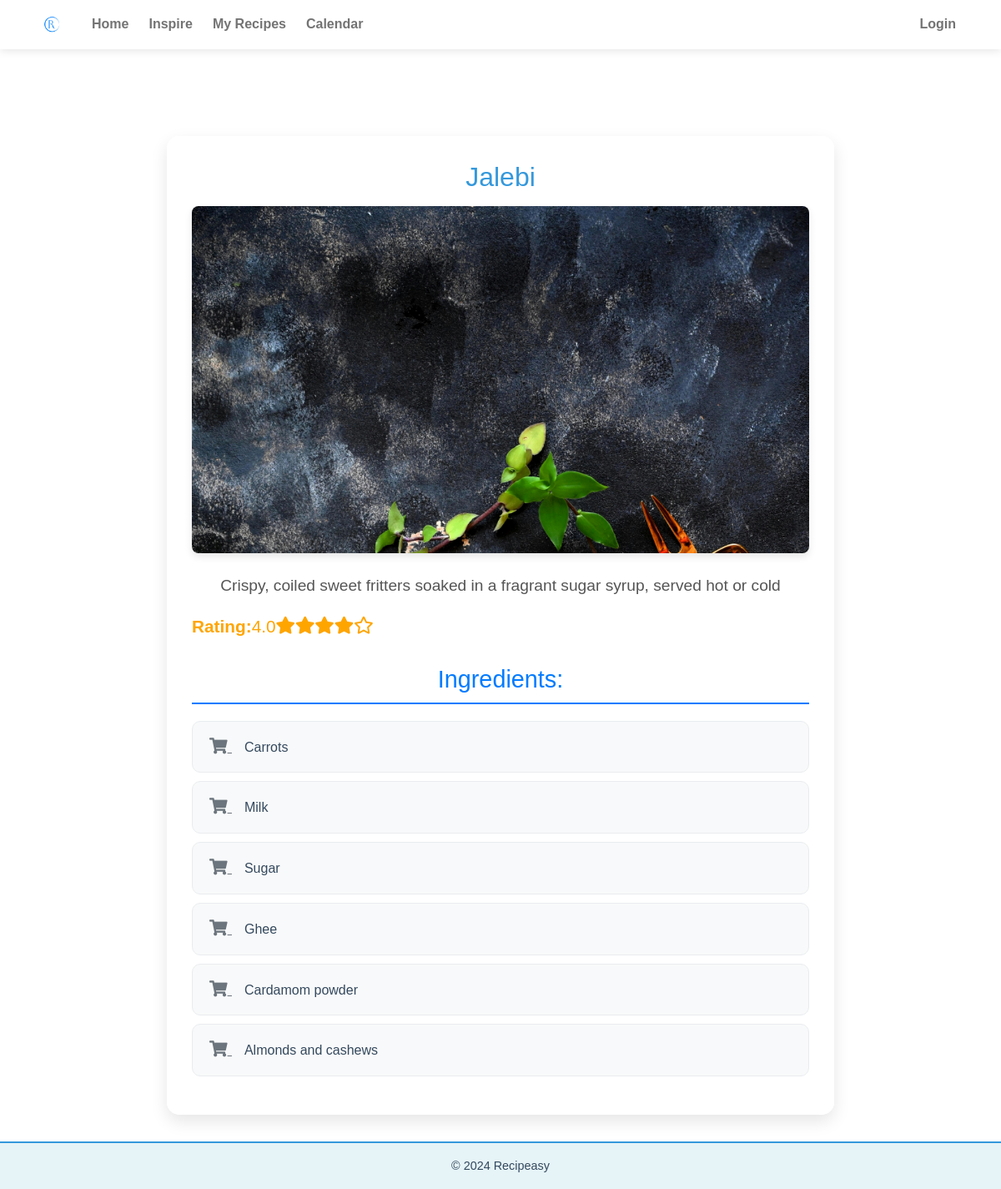
The page /recipe/9/ on the database its author committed.
### recipes/models.py (models this page shows, shortened)
class Recipe(models.Model):
    name = models.CharField(max_length=200)
    description = models.TextField()
    image = models.ImageField(upload_to='recipes/')
    date = models.DateField(null=True, blank=True)
    rating = models.DecimalField(
        max_digits=2,
        decimal_places=1,
        default=1.0,
        validators=[
            MinValueValidator(1.0, message="Rating must be at least 1."),
            MaxValueValidator(5.0, message="Rating cannot exceed 5.")
        ]
    )
    is_inspiring = models.BooleanField(default=True)
    ingredients = models.TextField()

### recipes/views.py (the view)
# urls.py: path('recipe/<int:pk>/', views.recipe_detail, name='recipe_detail'),
def recipe_detail(request, pk):
    recipe = get_object_or_404(Recipe, pk=pk)
    ingredients = [ingredient.strip() for ingredient in recipe.ingredients.replace('\n', ',').split(',') if ingredient.strip()]
    print(f"Rating for {recipe.name}: {recipe.rating}")  # Check if the rating is available
    return render(request, 'recipe_detail.html', {'recipe': recipe, 'ingredients': ingredients})

### recipes/templates/recipe_detail.html (shortened to what this page needs)
{% extends "base.html" %}
{% block content %}
    <div class="container mt-5 recipe-detail">
        <h1 class="recipe-title text-center">{{ recipe.name }}</h1>
        <div class="recipe-detail-image-container mb-4 text-center">
            <img src="{{ recipe.image.url }}" alt="{{ recipe.name }}" class="img-fluid rounded shadow">
        </div>
        <p class="recipe-description text-center">{{ recipe.description }}</p>
        <p class="recipe-rating text-center">
            <strong>Rating:</strong> {{ recipe.rating }}
            {% with ''|center:5 as range %}
                {% for _ in range %}
                    {% if forloop.counter <= recipe.rating %}
                        <i class="fas fa-star"></i>
                    {% elif forloop.counter <= recipe.rating|add:"0.5" %}
                        <i class="fas fa-star-half-alt"></i>
                    {% else %}
                        <i class="far fa-star"></i>
                    {% endif %}
                {% endfor %}
            {% endwith %}
        </p>
        <h2 class="ingredients-heading">Ingredients:</h2>
        <ul class="ingredient-list">
            {% for ingredient in ingredients %}
                <li class="ingredient-item">
                    <div>
                        <a href="https://www.google.com/search?q={{ ingredient }}&tbm=shop" target="_blank" class="shop-button">
                            <i class="fas fa-shopping-cart"></i>
                        </a>
                        {{ ingredient }}
                    </div>
                </li>
            {% endfor %}
        </ul>
    </div>
{% endblock %}

### static/css/styles.css (style rules this page uses)
:root { --primary-color: #3498db; --secondary-color: #2ecc71; --accent-color: #e74c3c; --background-color: #ffffff; --text-color: #34495e; --card-background: rgba(255, 255, 255, 0.9); --card-shadow: 0 2px 4px rgba(0, 0, 0, 0.1); --nav-text-color: #34495e; --nav-text-hover-color: #3498db; --footer-background-color: #e6f3f7; --footer-text-color: #34495e; --footer-border-color: #3498db; --transition-speed: 0.3s; --easing: cubic-bezier(0.25, 0.1, 0.25, 1); }
body { font-family: 'Arial', sans-serif; background-color: var(--background-color); color: var(--text-color); margin: 0; padding: 0; display: flex; flex-direction: column; min-height: 100vh; line-height: 1.6; font-size: 16px; }
html { font-size: 16px; scroll-behavior: smooth; }
h1, h2 { font-size: 2rem; color: var(--primary-color); margin-bottom: 1.5rem; text-align: center; }
.recipe-rating { display: flex; align-items: center; margin-bottom: 0.5rem; }
.recipe-detail { background-color: var(--card-background); border-radius: 12px; box-shadow: var(--card-shadow); padding: 2rem; max-width: 800px; margin: 0 auto; backdrop-filter: blur(5px); }
.recipe-detail h1 { color: var(--primary-color); font-size: 2rem; margin-bottom: 1rem; }
.recipe-detail-image-container { width: 100%; padding-bottom: 56.25%; position: relative; overflow: hidden; border-radius: 8px; margin-bottom: 1.5rem; box-shadow: 0 4px 10px rgba(0, 0, 0, 0.1); }
.recipe-detail img { position: absolute; top: 0; left: 0; width: 100%; height: 100%; object-fit: cover; object-position: center; transition: transform var(--transition-speed) var(--easing); }
.recipe-detail p { margin-bottom: 1rem; }
html { scroll-behavior: smooth; }

### recipes/templates/recipe_detail.html (style rules this page uses)
.recipe-detail { background: rgba(255, 255, 255, 0.95); padding: 30px; border-radius: 15px; box-shadow: 0 8px 20px rgba(0, 0, 0, 0.1); }
.recipe-detail-image-container img { max-width: 100%; height: auto; border-radius: 15px; box-shadow: 0 4px 12px rgba(0, 0, 0, 0.15); }
.recipe-title { color: #333; font-size: 2.5rem; margin-bottom: 20px; }
.recipe-description { font-size: 1.2rem; color: #555; margin-bottom: 20px; }
.recipe-rating { font-size: 1.3rem; color: #ffa500; margin-bottom: 30px; }
.ingredients-heading { color: #007bff; font-size: 1.8rem; margin-top: 30px; margin-bottom: 20px; border-bottom: 2px solid #007bff; padding-bottom: 10px; }
.ingredient-list { list-style-type: none; padding: 0; }
.ingredient-item { background-color: #f8f9fa; border: 1px solid #e9ecef; border-radius: 10px; padding: 15px 20px; margin-bottom: 10px; display: flex; justify-content: space-between; align-items: center; transition: all 0.3s ease; }
.shop-button { background: none; border: none; color: #6c757d; font-size: 1.2rem; cursor: pointer; transition: all 0.3s ease; margin-right: 15px; }

### rows shown on the page
Recipe: name "Jalebi", image (picture), description "Crispy, coiled sweet fritters soaked in a fragrant sugar syrup, served hot or cold", rating "4.0"

### other values the page prints
{{ ingredient }} "Carrots" "Milk" "Sugar" "Ghee" "Cardamom powder" "Almonds and cashews"
